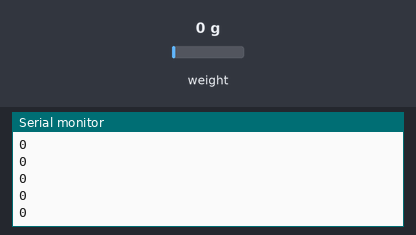
Recording of a sketch running on a simulated Arduino Uno, built with avr-gcc and run on an emulated ATmega328P. On the bench: the last lines printed to the serial monitor. The test bench sets the inputs (shaded band); at power-on: weight on the scale 0 g. Storage starts empty.

Above: at 2.3 s.
2.4 s: weight on the scale set to 100 g
At 2.43 s:
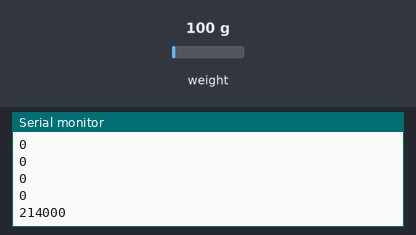
3.9 s: weight on the scale set to 1250 g
At 3.95 s:
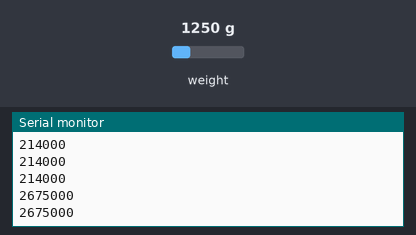
Timing chart, 0 to 6.9 s (numbered marks = the images above; inputs shaded):
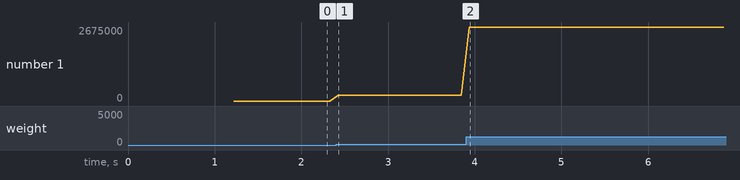

Measured:
- after the input at 2.4 s, the serial monitor: prints a new line at once (image 1)
- after the input at 3.9 s, the serial monitor: prints a new line at once (image 2)
- plotted number 1: 0 → 214000 after the input at 2.4 s, 214000 → 2675000 after the input at 3.9 s

The sketch:

sensorshield_4testing_noSD.ino
```cpp
/*
Code to record data for the Strata-S1 experiment.

This code is intended just for ground-based testing of an individual tube

The Strata-S1 experiment consists of:
Tube A: Strata-sphere -- no sensors
Tube B: Load Cell only
Tube C: Load Cell, FSR1, FSR2
Tube D: Load Cell, FSR1, FSR2

All tubes also have an Entrapulator - code for controlling those is separate.

This code will take data the enitre time the experiment is powered.

Uses the HX711 load cell library

Modified from the flight code to be used for ground testing.
Created 19-06-05
*/


////////////////////////////////////////////////////////////////////////////////////////
//       Digital I/O
////////////////////////////////////////////////////////////////////////////////////////
//#define  "X"                 SCL   // Not used.
//#define  "X"                 SDA   // Not used.
//#define  "X"                 AREF  // Not used.
//#define  "X"                 GND   // Not used.
#define  CLK                 13    // SDcard CLK
#define  MISO                12    // SDcard MISO
#define  MOSI                11    // SDcard MOSI
#define  LC_CLK               9    // Tube B Load Cell CLK
#define  LC_DOUT             10    // Tube B Load Cell DATA OUT
#define  chipSelect           8    // SDcard chipSelect

//#define  LC_B_CLK            10    // Tube B Load Cell CLK
//#define  LC_B_DOUT            9    // Tube B Load Cell DATA OUT
//#define  LC_D_CLK             7    // Tube D Load Cell CLK
//#define  LC_D_DOUT            6    // Tube D Load Cell DATA OUT
//#define  LC_C_CLK             5    // Tube C Load Cell CLK
//#define  LC_C_DOUT            4    // Tube C Load Cell DATA OUT
//#define  "X"                  3    // Not used.
//#define  "X"                  2    // Not used.
//#define  "X"                  1    // Not used.
//#define  "X"                  0    // Not used.

////////////////////////////////////////////////////////////////////////////////////////
//       Analog In 6
////////////////////////////////////////////////////////////////////////////////////////
// If using force sensors
#define FSR_1                 A2
#define FSR_2                 A5

const char PIN_FSR_ARR[] = {FSR_1, FSR_2};

//#define  FSR_B1               A0   // Tube B FSR 1 - not used
//#define  FSR_D2               A1   // Tube D FSR 2
//#define  FSR_C2               A2   // Tube C FSR 2
//#define  FSR_B2               A3   // Tube B FSR 2  - not used
//#define  FSR_D1               A4   // Tube D FSR 1
//#define  FSR_C1               A5   // Tube C FSR 1


////////////////////////////////////////////////////////////////////////////////////////
//       Command Routine Variables and Include files
////////////////////////////////////////////////////////////////////////////////////////

#include <HX711.h>
#include <SPI.h>
#include <SD.h>

// LOAD CELLS
// Need to calibrate the Load Cells before flight to get this value
const float calfactor_LC = 2140;   //This value is obtained using the SparkFun_HX711_Calibration sketch

HX711 loadcell;

// FSRs
// Measure the voltage at 5V and resistance of your 3.3k resistor, and enter
// their value's below:
const float VCC_C = 5.01;         // Measured voltage of 5V line into IC for wires connected to C
const float VCC_D = 4.98;         // Measured voltage of 5V line into IC for wires connected to D
//const float R_DIV_A1  = 9810.0;   // Measured resistance of 10k resistor going to pin A1
//const float R_DIV_A4  = 9800.0;   // Measured resistance of 10k resistor going to pin A4
const float R_DIV_A2  = 9840.0;   // Measured resistance of 10k resistor going to pin A2
const float R_DIV_A5  = 9850.0;   // Measured resistance of 10k resistor going to pin A5

// Set up file to save data
// TODO: Need to update to create a new file name each time (maybe with data or time?)
//File initFile;    // file to save initialization values
//File dataFile;    // file to save all data

void setup() {
// Open serial port
  Serial.begin(9600);

// ***Set up SD card***
  Serial.print("Initializing SD card...");

  if (!SD.begin(chipSelect)) {
    Serial.println("Card initialization failed!");
    // don't do anything more
//    while (1);
  }
  Serial.println("Card initialized.");

// ** Open a file to write the initilization values. **
// Note that only one file can be open at a time, so you have to close this one before opening another
//  initFile = SD.open("initvals.txt",  FILE_WRITE);
//  initFile.println("New data");   // TODO: add something to print time

// ***LOAD CELLS***
  Serial.println("Load Cell Setup");

// Set up load cell
  loadcell.begin(LC_DOUT, LC_CLK);
  loadcell.set_scale(calfactor_LC); //This value is obtained by using the SparkFun_HX711_Calibration sketch
  loadcell.tare(); //Scales the values to the fully extended state.
  Serial.print("Tare value  LC:");
  Serial.println(loadcell.get_units(), 1);
//  initFile.print("Tare value  LC:");
//  initFile.println(loadcell.get_units(), 1);


// ***FSRs***
// Set up FSRs
  Serial.println("FSR Setup");

// Set up FSRs in Tube C
//  pinMode(FSR_1, INPUT);
//  pinMode(FSR_2, INPUT);
  // read average values of FSRs

// Close the initilization file on the SD card
//  initFile.close();

// write that we've restarted the file to the SDcard
// close the file
//  dataFile = SD.open("datalog.txt",  FILE_WRITE);
//  dataFile.println("New data");  // TODO: add something to print time
//  dataFile.println("LC,FSR_1,FSR_2");
//  dataFile.close();

}

void loop() {

// ** Open the data file each time through the loop **
// Note that only one file can be open at a time, so you have to close this one before opening another.
//  dataFile = SD.open("datalog.txt",  FILE_WRITE);  // TODO: add something to print time

// make a string in which we'll the data to log:
  String dataString = "";
// example dataString"valLC_B,valLC_C,valLC_D,valFSR_C1,valFSR_C2,valFSR_D1,valFSR_D2"

// Read data from all of the sensors and put into the data file
// *** LOAD CELLS ***

  long valLC = loadcell.read();                 //scale.read() gets values, here returns a float
  Serial.println(valLC);
  Serial.println(valLC);
// Read data from the load cell and start the string:
// put into the datastring so that it can be written to the text file
//  dataString += String(valLC);
//  dataString += ",";

// ***FSRs***
// Read data from all FSRs and append to the string:
// note that this is just reading the raw values, will need to calibrate after
// note that A0 and A3 are unassigned, will just be 0s
//  for (int ii = 0; ii < 1; ii++) {
//    int sensor = analogRead(PIN_FSR_ARR[ii]);
//    dataString += String(sensor);
//    if (ii < 1) {
//      dataString += ",";
//    }
//  }

// if the file is available, write to it:
//  if (dataFile) {
//    dataFile.println(dataString);  // prints to the file
//    Serial.println(dataString);    // also print to serial port for testing
//    dataFile.close();
//  }
//  else {
//    Serial.println("error opening datalog.txt");
//  }

}
```
